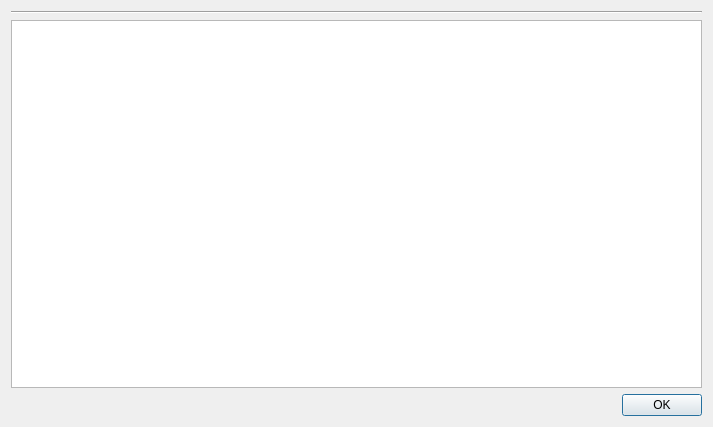
<?xml version="1.0" encoding="UTF-8"?>
<ui version="4.0">
 <class>AddTaskResourcesDialog</class>
 <widget class="QDialog" name="AddTaskResourcesDialog">
  <property name="windowModality">
   <enum>Qt::WindowModal</enum>
  </property>
  <property name="geometry">
   <rect>
    <x>0</x>
    <y>0</y>
    <width>713</width>
    <height>427</height>
   </rect>
  </property>
  <property name="windowTitle">
   <string>Add Task Resources</string>
  </property>
  <layout class="QGridLayout" name="gridLayout">
   <item row="0" column="0">
    <layout class="QVBoxLayout" name="verticalLayout">
     <property name="spacing">
      <number>6</number>
     </property>
     <item>
      <widget class="Line" name="line">
       <property name="orientation">
        <enum>Qt::Horizontal</enum>
       </property>
      </widget>
     </item>
     <item>
      <widget class="QTreeView" name="folderTreeView">
       <attribute name="headerStretchLastSection">
        <bool>false</bool>
       </attribute>
      </widget>
     </item>
     <item>
      <layout class="QHBoxLayout" name="horizontalLayout_2">
       <item>
        <spacer name="horizontalSpacer">
         <property name="orientation">
          <enum>Qt::Horizontal</enum>
         </property>
         <property name="sizeHint" stdset="0">
          <size>
           <width>40</width>
           <height>20</height>
          </size>
         </property>
        </spacer>
       </item>
       <item>
        <widget class="QPushButton" name="okButton">
         <property name="text">
          <string>OK</string>
         </property>
        </widget>
       </item>
      </layout>
     </item>
    </layout>
   </item>
  </layout>
 </widget>
 <resources/>
 <connections/>
</ui>
